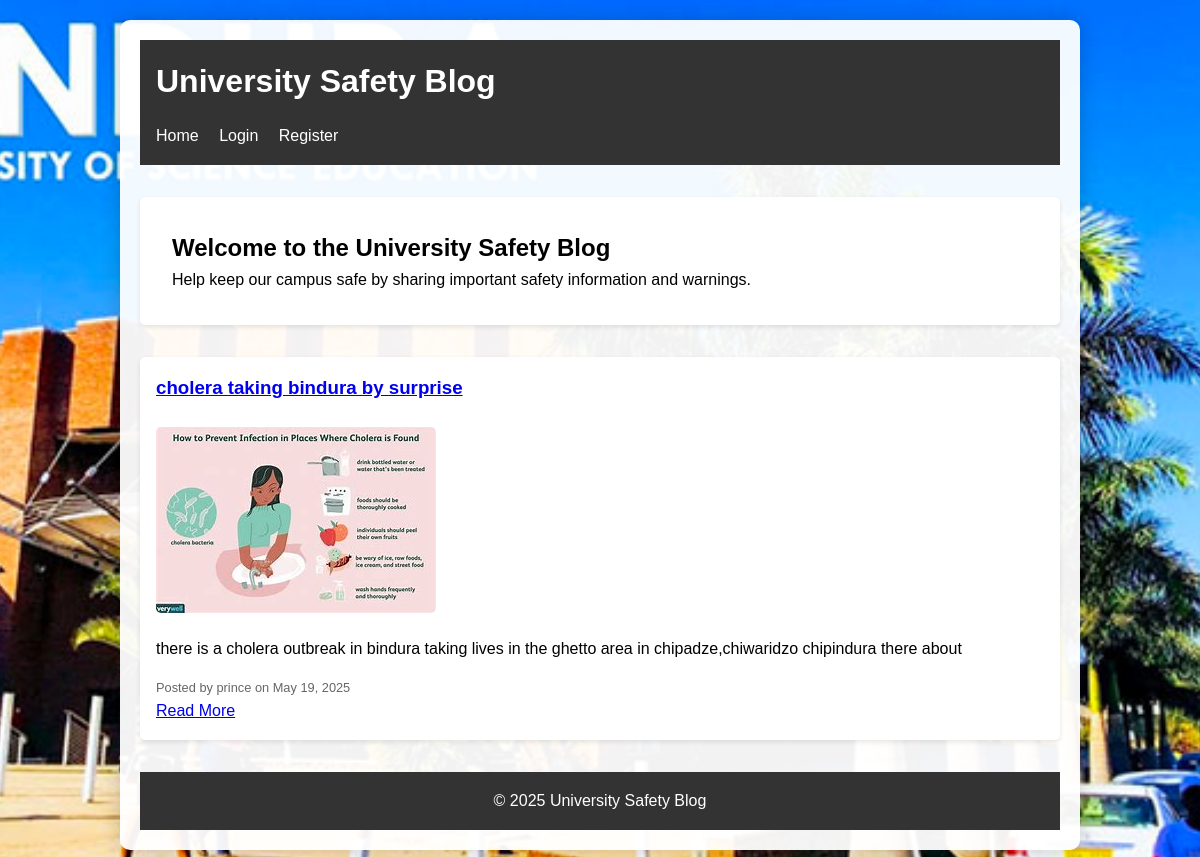
The page / on the database its author committed.
### tables this page shows
CREATE TABLE IF NOT EXISTS `posts` (
  `id` int NOT NULL AUTO_INCREMENT,
  `user_id` int NOT NULL,
  `title` varchar(255) NOT NULL,
  `content` text NOT NULL,
  `category` varchar(50) NOT NULL,
  `image_path` varchar(255) DEFAULT NULL,
  `status` enum('pending','approved','rejected') DEFAULT 'pending',
  `created_at` timestamp NULL DEFAULT CURRENT_TIMESTAMP,
  PRIMARY KEY (`id`),
  KEY `user_id` (`user_id`)
);

CREATE TABLE IF NOT EXISTS `users` (
  `id` int NOT NULL AUTO_INCREMENT,
  `username` varchar(50) NOT NULL,
  `password` varchar(255) NOT NULL,
  `email` varchar(100) NOT NULL,
  `is_verified` tinyint(1) DEFAULT '0',
  `verification_token` varchar(255) DEFAULT NULL,
  `reset_token` varchar(255) DEFAULT NULL,
  `reset_token_expiry` datetime DEFAULT NULL,
  `is_admin` tinyint(1) DEFAULT '0',
  `created_at` timestamp NULL DEFAULT CURRENT_TIMESTAMP,
  PRIMARY KEY (`id`),
  UNIQUE KEY `username` (`username`),
  UNIQUE KEY `email` (`email`)
);

### index.php (the view, shortened to what this page needs)
<!DOCTYPE html>
<html lang="en">
<head>
    <link rel="stylesheet" href="style.css">
</head>
<body>
    <div class="container">
        <header>
            <h1>University Safety Blog</h1>
            <nav>
                <ul>
                    <li><a href="index.php">Home</a></li>
                    <?php if(isset($_SESSION['user_id'])): ?>
                        <li><a href="dashboard.php">Dashboard</a></li>
                        <li><a href="logout.php">Logout</a></li>
                    <?php else: ?>
                        <li><a href="login.php">Login</a></li>
                        <li><a href="register.php">Register</a></li>
                    <?php endif; ?>
                </ul>
            </nav>
        </header>
        <main>
            <div class="welcome-section">
                <h2>Welcome to the University Safety Blog</h2>
                <p>Help keep our campus safe by sharing important safety information and warnings.</p>
            </div>
            <?php
            include 'db_connect.php';
            $sql = "SELECT posts.*, users.username FROM posts
                   JOIN users ON posts.user_id = users.id
                   ORDER BY created_at DESC LIMIT 5";
            $result = $conn->query($sql);
            if ($result->num_rows > 0) {
                while($row = $result->fetch_assoc()) {
                    echo "<div class='post'>";
                    echo "<h3><a href='post.php?id=" . $row['id'] . "'>" . htmlspecialchars($row['title']) . "</a></h3>";
                    if (!empty($row['image_path'])) {
                        echo "<img src='" . htmlspecialchars($row['image_path']) . "' alt='Post image' class='post-image'>";
                    }
                    echo "<p>" . htmlspecialchars($row['content']) . "</p>";
                    echo "<div class='post-meta'>Posted by " . htmlspecialchars($row['username']) .
                         " on " . date('F j, Y', strtotime($row['created_at'])) . "</div>";
                    echo "<a href='post.php?id=" . $row['id'] . "' class='read-more'>Read More</a>";
                    echo "</div>";
                }
            } else {
                echo "<p>No safety posts yet.</p>";
            }
            ?>
        </main>
        <footer>
            <p>&copy; 2025 University Safety Blog</p>
        </footer>
    </div>
</body>
</html>

### style.css (style rules this page uses)
* { margin: 0; padding: 0; box-sizing: border-box; }
body { font-family: Arial, sans-serif; line-height: 1.6; background-image: url('R.jpeg'); background-size: cover; background-position: center; background-attachment: fixed; background-repeat: no-repeat; min-height: 100vh; }
.container { width: 80%; margin: auto; overflow: hidden; background-color: rgba(255, 255, 255, 0.95); padding: 20px; margin-top: 20px; margin-bottom: 20px; border-radius: 10px; box-shadow: 0 0 20px rgba(0,0,0,0.2); }
header { background: #333; color: #fff; padding: 1rem; margin-bottom: 2rem; }
header h1 { margin-bottom: 1rem; }
nav ul { list-style: none; }
nav ul li { display: inline; margin-right: 1rem; }
nav ul li a { color: #fff; text-decoration: none; }
.welcome-section { background: #fff; padding: 2rem; margin-bottom: 2rem; border-radius: 5px; box-shadow: 0 2px 5px rgba(0,0,0,0.1); }
.post { background: #fff; padding: 1rem; margin-bottom: 1rem; border-radius: 5px; box-shadow: 0 2px 5px rgba(0,0,0,0.1); }
.post h3 { color: #333; margin-bottom: 0.5rem; }
.post-meta { font-size: 0.8rem; color: #666; margin-top: 1rem; }
.post-image { max-width: 100%; height: auto; margin: 1rem 0; border-radius: 5px; }
footer { text-align: center; padding: 1rem; margin-top: 2rem; background: #333; color: #fff; }

### rows shown on the page
posts: title "cholera taking bindura by surprise", image_path (picture), content "there is a cholera outbreak in bindura taking lives in the ghetto area in chipadze,chiwaridzo chipindura there about", user.username "prince", created_at "May 19, 2025"
